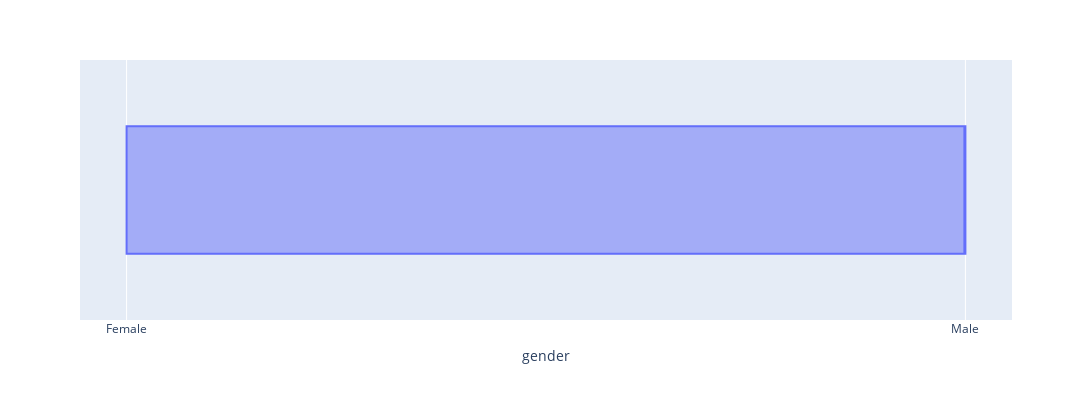
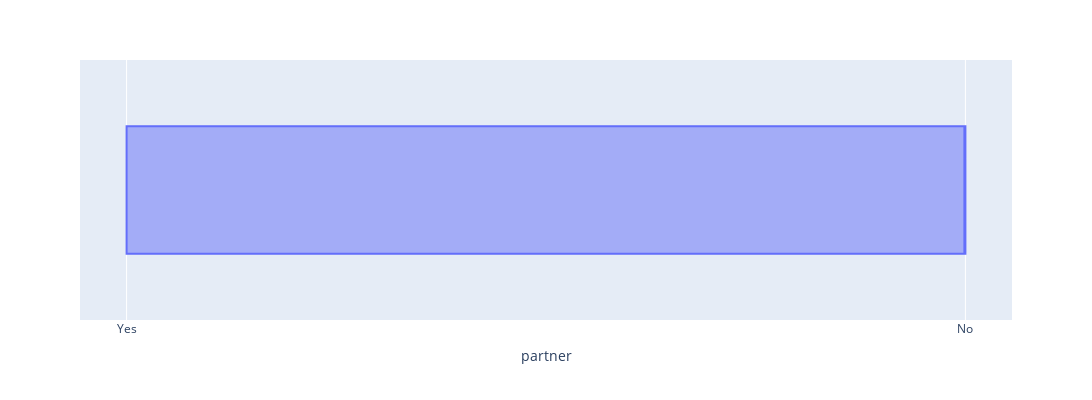
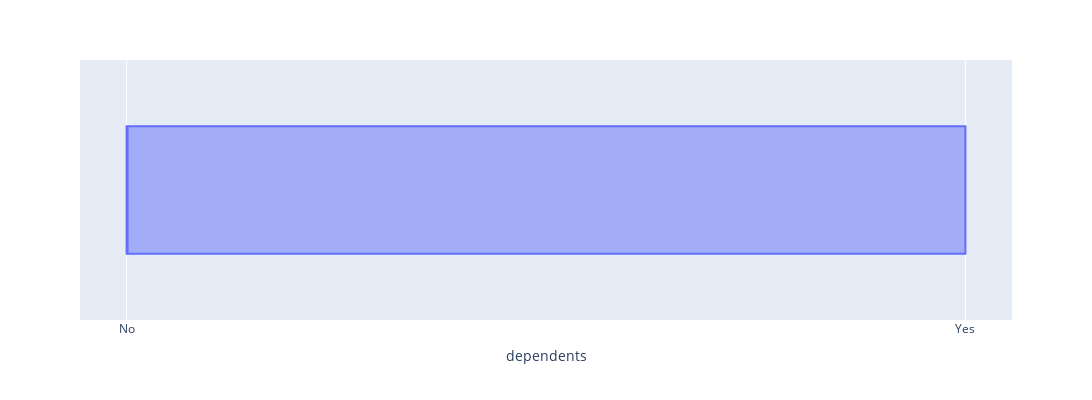
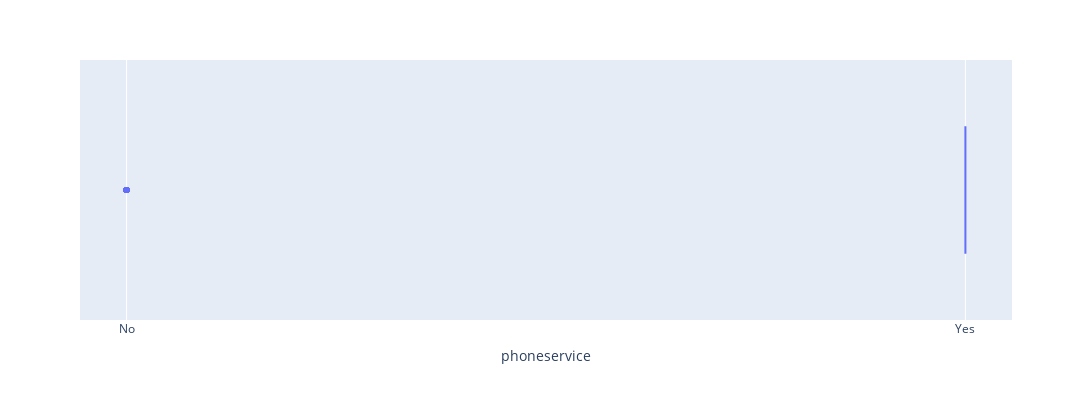

The notebook cell these images were saved under, in order:
### Code cell
for x in df.drop(columns=['customerid','tenure','monthlycharges','totalcharges','seniorcitizen']).select_dtypes('str').columns :

    print('_'*250)

    print(f'Column : {x}')

    plt.figure(figsize=(14,4))
    
    sns.countplot(
                    data = df,
                    y = x,
                    stat = 'percent',
                    gap = 0,
                    palette='tab20',
                    hue = x,
                    width = 1,
                    saturation=1
    )

    box1 = px.box(
                data_frame=df,
                x = x,
                height = 400,
                width = 1100
    )

    plt.show()
    box1.show()

    print('_'*250)

### Figure 1 — Plotly figure (JSON) as saved in the notebook; plotly's stock layout.template omitted (floating-point values rounded to 4 significant figures; data arrays with more than 128 entries replaced by an {"elided": "..."} marker saying what was removed)
{"data": [{"alignmentgroup": "True", "hovertemplate": "gender=%{x}<extra></extra>", "legendgroup": "", "marker": {"color": "#636efa"}, "name": "", "notched": false, "offsetgroup": "", "orientation": "h", "showlegend": false, "type": "box", "x": {"elided": "7043 str values"}, "x0": " ", "xaxis": "x", "y0": " ", "yaxis": "y"}], "layout": {"boxmode": "group", "height": 400, "legend": {"tracegroupgap": 0}, "margin": {"t": 60}, "width": 1100, "xaxis": {"anchor": "y", "domain": [0, 1], "title": {"text": "gender"}}, "yaxis": {"anchor": "x", "domain": [0, 1]}}}

### Figure 2 — Plotly figure (JSON) as saved in the notebook; plotly's stock layout.template omitted (floating-point values rounded to 4 significant figures; data arrays with more than 128 entries replaced by an {"elided": "..."} marker saying what was removed)
{"data": [{"alignmentgroup": "True", "hovertemplate": "partner=%{x}<extra></extra>", "legendgroup": "", "marker": {"color": "#636efa"}, "name": "", "notched": false, "offsetgroup": "", "orientation": "h", "showlegend": false, "type": "box", "x": {"elided": "7043 str values"}, "x0": " ", "xaxis": "x", "y0": " ", "yaxis": "y"}], "layout": {"boxmode": "group", "height": 400, "legend": {"tracegroupgap": 0}, "margin": {"t": 60}, "width": 1100, "xaxis": {"anchor": "y", "domain": [0, 1], "title": {"text": "partner"}}, "yaxis": {"anchor": "x", "domain": [0, 1]}}}

### Figure 3 — Plotly figure (JSON) as saved in the notebook; plotly's stock layout.template omitted (floating-point values rounded to 4 significant figures; data arrays with more than 128 entries replaced by an {"elided": "..."} marker saying what was removed)
{"data": [{"alignmentgroup": "True", "hovertemplate": "dependents=%{x}<extra></extra>", "legendgroup": "", "marker": {"color": "#636efa"}, "name": "", "notched": false, "offsetgroup": "", "orientation": "h", "showlegend": false, "type": "box", "x": {"elided": "7043 str values"}, "x0": " ", "xaxis": "x", "y0": " ", "yaxis": "y"}], "layout": {"boxmode": "group", "height": 400, "legend": {"tracegroupgap": 0}, "margin": {"t": 60}, "width": 1100, "xaxis": {"anchor": "y", "domain": [0, 1], "title": {"text": "dependents"}}, "yaxis": {"anchor": "x", "domain": [0, 1]}}}

### Figure 4 — Plotly figure (JSON) as saved in the notebook; plotly's stock layout.template omitted (floating-point values rounded to 4 significant figures; data arrays with more than 128 entries replaced by an {"elided": "..."} marker saying what was removed)
{"data": [{"alignmentgroup": "True", "hovertemplate": "phoneservice=%{x}<extra></extra>", "legendgroup": "", "marker": {"color": "#636efa"}, "name": "", "notched": false, "offsetgroup": "", "orientation": "h", "showlegend": false, "type": "box", "x": {"elided": "7043 str values"}, "x0": " ", "xaxis": "x", "y0": " ", "yaxis": "y"}], "layout": {"boxmode": "group", "height": 400, "legend": {"tracegroupgap": 0}, "margin": {"t": 60}, "width": 1100, "xaxis": {"anchor": "y", "domain": [0, 1], "title": {"text": "phoneservice"}}, "yaxis": {"anchor": "x", "domain": [0, 1]}}}
